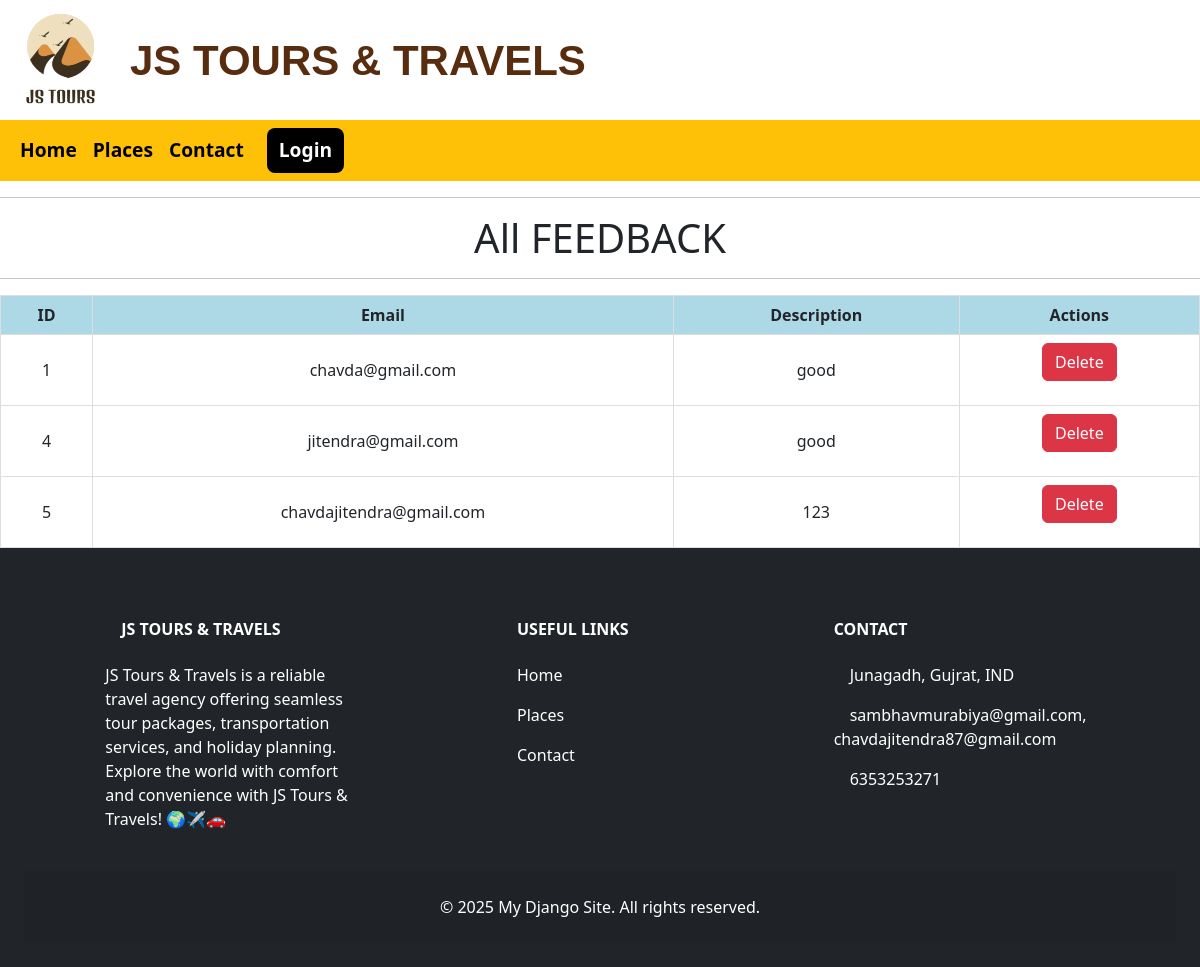
The page /feedback/ on the database its author committed.
### webapp/models.py (models this page shows, shortened)
class Feedback(models.Model):
    id = models.AutoField(primary_key=True)
    email = models.EmailField(max_length=255, unique=True)
    description = models.TextField()

### webapp/views.py (the view)
# urls.py: path('feedback/',views.feedback, name='feedback'),
def feedback(request):
            feedbacks = Feedback.objects.all()  # Fetch all feedbacks from the database
            return render(request, 'feedback.html', {'feedbacks': feedbacks})

### templates/feedback.html (shortened to what this page needs)
{% include 'header.html' %}
<!DOCTYPE html>
<html lang="en">
<head>
    <link rel="stylesheet" href="/static/css/navbar.css">
    <link href="https://cdn.jsdelivr.net/npm/bootstrap@5.3.3/dist/css/bootstrap.min.css" rel="stylesheet">
</head>
<body>
    <hr>
    <h1 style="text-align: center;"> All FEEDBACK</h1>
    <hr>
    <table>
        <thead>
            <tr>
                <th>ID</th>
                <th>Email</th>
                <th>Description</th>
                <th colspan="2">Actions</th>
            </tr>
        </thead>
        <tbody>
            {% for feedback in feedbacks %}
            <tr>
                <td>{{ feedback.id }}</td>
                <td>{{ feedback.email }}</td>
                <td>{{ feedback.description }}</td>
                <td>
                    <form action="{% url 'delete_feedback' feedback.id %}" method="POST">
                        <button type="submit" class="btn btn-danger">Delete</button>
                    </form>
                </td>
            </tr>
            {% empty %}
            <tr>
                <td colspan="3">No feedbacks available.</td>
            </tr>
            {% endfor %}
        </tbody>
    </table>
    {% include 'footer.html' %}
</body>
</html>

### templates/feedback.html (style rules this page uses)
table { width: 100%; border-collapse: collapse; text-align: center; }
th, td { border: 1px solid #ddd; padding: 8px; }
th { background-color: lightblue; }

### rows shown on the page
Feedback: id "1", email "chavda@gmail.com", description "good"
Feedback: id "4", email "jitendra@gmail.com", description "good"
Feedback: id "5", email "chavdajitendra@gmail.com", description "123"
